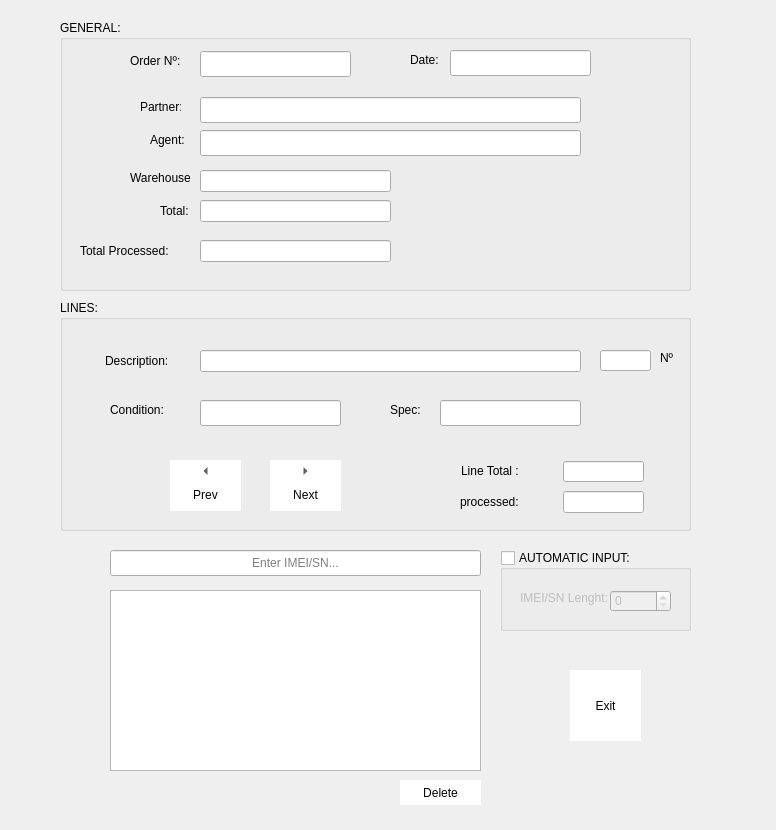
<?xml version="1.0" encoding="UTF-8"?>
<ui version="4.0">
 <class>OrderForm</class>
 <widget class="QDialog" name="OrderForm">
  <property name="geometry">
   <rect>
    <x>0</x>
    <y>0</y>
    <width>776</width>
    <height>830</height>
   </rect>
  </property>
  <property name="windowTitle">
   <string>Reception</string>
  </property>
  <property name="windowIcon">
   <iconset resource="../app/icons.qrc">
    <normaloff>:/warehouse</normaloff>:/warehouse</iconset>
  </property>
  <property name="styleSheet">
   <string notr="true"/>
  </property>
  <property name="modal">
   <bool>false</bool>
  </property>
  <widget class="QToolButton" name="exit_tool_buttom">
   <property name="geometry">
    <rect>
     <x>570</x>
     <y>670</y>
     <width>71</width>
     <height>71</height>
    </rect>
   </property>
   <property name="focusPolicy">
    <enum>Qt::NoFocus</enum>
   </property>
   <property name="layoutDirection">
    <enum>Qt::LeftToRight</enum>
   </property>
   <property name="styleSheet">
    <string notr="true">background: white;</string>
   </property>
   <property name="text">
    <string>Exit</string>
   </property>
   <property name="icon">
    <iconset resource="../app/icons.qrc">
     <normaloff>:/exit</normaloff>:/exit</iconset>
   </property>
   <property name="iconSize">
    <size>
     <width>24</width>
     <height>24</height>
    </size>
   </property>
   <property name="checkable">
    <bool>false</bool>
   </property>
   <property name="toolButtonStyle">
    <enum>Qt::ToolButtonTextUnderIcon</enum>
   </property>
   <property name="autoRaise">
    <bool>true</bool>
   </property>
  </widget>
  <widget class="QToolButton" name="delete_imei_tool_button">
   <property name="geometry">
    <rect>
     <x>400</x>
     <y>780</y>
     <width>81</width>
     <height>25</height>
    </rect>
   </property>
   <property name="layoutDirection">
    <enum>Qt::LeftToRight</enum>
   </property>
   <property name="styleSheet">
    <string notr="true">background: white;</string>
   </property>
   <property name="text">
    <string>Delete</string>
   </property>
   <property name="icon">
    <iconset resource="../app/icons.qrc">
     <normaloff>:/delete</normaloff>:/delete</iconset>
   </property>
   <property name="toolButtonStyle">
    <enum>Qt::ToolButtonTextBesideIcon</enum>
   </property>
   <property name="autoRaise">
    <bool>true</bool>
   </property>
  </widget>
  <widget class="QLineEdit" name="imei_line_edit">
   <property name="geometry">
    <rect>
     <x>110</x>
     <y>550</y>
     <width>371</width>
     <height>26</height>
    </rect>
   </property>
   <property name="inputMask">
    <string/>
   </property>
   <property name="text">
    <string/>
   </property>
   <property name="alignment">
    <set>Qt::AlignCenter</set>
   </property>
   <property name="placeholderText">
    <string>Enter IMEI/SN...</string>
   </property>
  </widget>
  <widget class="QListView" name="view">
   <property name="enabled">
    <bool>true</bool>
   </property>
   <property name="geometry">
    <rect>
     <x>110</x>
     <y>590</y>
     <width>371</width>
     <height>181</height>
    </rect>
   </property>
  </widget>
  <widget class="QGroupBox" name="groupBox">
   <property name="geometry">
    <rect>
     <x>60</x>
     <y>20</y>
     <width>631</width>
     <height>271</height>
    </rect>
   </property>
   <property name="title">
    <string>GENERAL:</string>
   </property>
   <widget class="QLabel" name="label_3">
    <property name="geometry">
     <rect>
      <x>20</x>
      <y>220</y>
      <width>111</width>
      <height>21</height>
     </rect>
    </property>
    <property name="text">
     <string>Total Processed:</string>
    </property>
   </widget>
   <widget class="QLineEdit" name="partner_line_edit">
    <property name="enabled">
     <bool>true</bool>
    </property>
    <property name="geometry">
     <rect>
      <x>140</x>
      <y>77</y>
      <width>381</width>
      <height>26</height>
     </rect>
    </property>
    <property name="minimumSize">
     <size>
      <width>381</width>
      <height>0</height>
     </size>
    </property>
    <property name="maximumSize">
     <size>
      <width>381</width>
      <height>16777215</height>
     </size>
    </property>
    <property name="readOnly">
     <bool>true</bool>
    </property>
   </widget>
   <widget class="QLabel" name="label">
    <property name="geometry">
     <rect>
      <x>100</x>
      <y>180</y>
      <width>41</width>
      <height>21</height>
     </rect>
    </property>
    <property name="text">
     <string>Total:</string>
    </property>
   </widget>
   <widget class="QLabel" name="Label4">
    <property name="geometry">
     <rect>
      <x>90</x>
      <y>110</y>
      <width>59</width>
      <height>20</height>
     </rect>
    </property>
    <property name="styleSheet">
     <string notr="true"/>
    </property>
    <property name="text">
     <string>Agent:</string>
    </property>
   </widget>
   <widget class="QLabel" name="Label5">
    <property name="geometry">
     <rect>
      <x>70</x>
      <y>150</y>
      <width>61</width>
      <height>16</height>
     </rect>
    </property>
    <property name="styleSheet">
     <string notr="true"/>
    </property>
    <property name="text">
     <string>Warehouse:</string>
    </property>
   </widget>
   <widget class="QLineEdit" name="agent_line_edit">
    <property name="enabled">
     <bool>true</bool>
    </property>
    <property name="geometry">
     <rect>
      <x>140</x>
      <y>110</y>
      <width>381</width>
      <height>26</height>
     </rect>
    </property>
    <property name="readOnly">
     <bool>true</bool>
    </property>
   </widget>
   <widget class="QLineEdit" name="order_total_line_edit">
    <property name="geometry">
     <rect>
      <x>140</x>
      <y>180</y>
      <width>191</width>
      <height>22</height>
     </rect>
    </property>
    <property name="readOnly">
     <bool>true</bool>
    </property>
   </widget>
   <widget class="QLabel" name="Label3">
    <property name="geometry">
     <rect>
      <x>80</x>
      <y>77</y>
      <width>41</width>
      <height>20</height>
     </rect>
    </property>
    <property name="styleSheet">
     <string notr="true"/>
    </property>
    <property name="text">
     <string>Partner:</string>
    </property>
   </widget>
   <widget class="QLineEdit" name="order_number_line_edit">
    <property name="enabled">
     <bool>true</bool>
    </property>
    <property name="geometry">
     <rect>
      <x>140</x>
      <y>31</y>
      <width>151</width>
      <height>26</height>
     </rect>
    </property>
    <property name="readOnly">
     <bool>true</bool>
    </property>
   </widget>
   <widget class="QLineEdit" name="warehouse_line_edit">
    <property name="enabled">
     <bool>true</bool>
    </property>
    <property name="geometry">
     <rect>
      <x>140</x>
      <y>150</y>
      <width>191</width>
      <height>22</height>
     </rect>
    </property>
    <property name="readOnly">
     <bool>true</bool>
    </property>
   </widget>
   <widget class="QLineEdit" name="total_processed_line_edit">
    <property name="geometry">
     <rect>
      <x>140</x>
      <y>220</y>
      <width>191</width>
      <height>22</height>
     </rect>
    </property>
    <property name="readOnly">
     <bool>true</bool>
    </property>
   </widget>
   <widget class="QLabel" name="Label2">
    <property name="geometry">
     <rect>
      <x>350</x>
      <y>30</y>
      <width>41</width>
      <height>20</height>
     </rect>
    </property>
    <property name="styleSheet">
     <string notr="true"/>
    </property>
    <property name="text">
     <string>Date:</string>
    </property>
   </widget>
   <widget class="QLabel" name="Label1">
    <property name="geometry">
     <rect>
      <x>70</x>
      <y>31</y>
      <width>71</width>
      <height>20</height>
     </rect>
    </property>
    <property name="styleSheet">
     <string notr="true"/>
    </property>
    <property name="text">
     <string>Order Nº:</string>
    </property>
   </widget>
   <widget class="QLineEdit" name="order_date_line_edit">
    <property name="enabled">
     <bool>true</bool>
    </property>
    <property name="geometry">
     <rect>
      <x>390</x>
      <y>30</y>
      <width>141</width>
      <height>26</height>
     </rect>
    </property>
    <property name="minimumSize">
     <size>
      <width>121</width>
      <height>0</height>
     </size>
    </property>
    <property name="readOnly">
     <bool>true</bool>
    </property>
   </widget>
  </widget>
  <widget class="QGroupBox" name="groupBox_2">
   <property name="geometry">
    <rect>
     <x>60</x>
     <y>300</y>
     <width>631</width>
     <height>231</height>
    </rect>
   </property>
   <property name="title">
    <string>LINES:</string>
   </property>
   <widget class="QToolButton" name="next_line_tool_button">
    <property name="geometry">
     <rect>
      <x>210</x>
      <y>160</y>
      <width>71</width>
      <height>51</height>
     </rect>
    </property>
    <property name="styleSheet">
     <string notr="true">background: white;</string>
    </property>
    <property name="text">
     <string>Next</string>
    </property>
    <property name="icon">
     <iconset resource="../app/icons.qrc">
      <normaloff>:/right_arrow</normaloff>:/right_arrow</iconset>
    </property>
    <property name="toolButtonStyle">
     <enum>Qt::ToolButtonTextUnderIcon</enum>
    </property>
    <property name="autoRaise">
     <bool>true</bool>
    </property>
    <property name="arrowType">
     <enum>Qt::RightArrow</enum>
    </property>
   </widget>
   <widget class="QLabel" name="Label6">
    <property name="geometry">
     <rect>
      <x>45</x>
      <y>50</y>
      <width>121</width>
      <height>21</height>
     </rect>
    </property>
    <property name="styleSheet">
     <string notr="true"/>
    </property>
    <property name="text">
     <string>Description:</string>
    </property>
   </widget>
   <widget class="QLineEdit" name="spec_line_edit">
    <property name="enabled">
     <bool>true</bool>
    </property>
    <property name="geometry">
     <rect>
      <x>380</x>
      <y>100</y>
      <width>141</width>
      <height>26</height>
     </rect>
    </property>
    <property name="minimumSize">
     <size>
      <width>121</width>
      <height>0</height>
     </size>
    </property>
    <property name="readOnly">
     <bool>true</bool>
    </property>
   </widget>
   <widget class="QWidget" name="layoutWidget">
    <property name="geometry">
     <rect>
      <x>400</x>
      <y>160</y>
      <width>185</width>
      <height>23</height>
     </rect>
    </property>
    <layout class="QHBoxLayout" name="horizontalLayout">
     <item>
      <widget class="QLabel" name="Label8">
       <property name="minimumSize">
        <size>
         <width>95</width>
         <height>20</height>
        </size>
       </property>
       <property name="maximumSize">
        <size>
         <width>95</width>
         <height>20</height>
        </size>
       </property>
       <property name="text">
        <string>Line Total :</string>
       </property>
      </widget>
     </item>
     <item>
      <widget class="QLineEdit" name="line_total_line_edit">
       <property name="enabled">
        <bool>true</bool>
       </property>
       <property name="minimumSize">
        <size>
         <width>81</width>
         <height>21</height>
        </size>
       </property>
       <property name="maximumSize">
        <size>
         <width>81</width>
         <height>21</height>
        </size>
       </property>
       <property name="readOnly">
        <bool>true</bool>
       </property>
      </widget>
     </item>
    </layout>
   </widget>
   <widget class="QLineEdit" name="condition_line_edit">
    <property name="enabled">
     <bool>true</bool>
    </property>
    <property name="geometry">
     <rect>
      <x>140</x>
      <y>100</y>
      <width>141</width>
      <height>26</height>
     </rect>
    </property>
    <property name="minimumSize">
     <size>
      <width>121</width>
      <height>0</height>
     </size>
    </property>
    <property name="readOnly">
     <bool>true</bool>
    </property>
   </widget>
   <widget class="QLineEdit" name="number_line_edit">
    <property name="enabled">
     <bool>true</bool>
    </property>
    <property name="geometry">
     <rect>
      <x>540</x>
      <y>50</y>
      <width>51</width>
      <height>21</height>
     </rect>
    </property>
    <property name="readOnly">
     <bool>true</bool>
    </property>
   </widget>
   <widget class="QLabel" name="Label2_2">
    <property name="geometry">
     <rect>
      <x>50</x>
      <y>100</y>
      <width>81</width>
      <height>20</height>
     </rect>
    </property>
    <property name="styleSheet">
     <string notr="true"/>
    </property>
    <property name="text">
     <string>Condition:</string>
    </property>
   </widget>
   <widget class="QLabel" name="Label2_3">
    <property name="geometry">
     <rect>
      <x>330</x>
      <y>100</y>
      <width>41</width>
      <height>20</height>
     </rect>
    </property>
    <property name="styleSheet">
     <string notr="true"/>
    </property>
    <property name="text">
     <string>Spec:</string>
    </property>
   </widget>
   <widget class="QLineEdit" name="description_line_edit">
    <property name="enabled">
     <bool>true</bool>
    </property>
    <property name="geometry">
     <rect>
      <x>140</x>
      <y>50</y>
      <width>381</width>
      <height>22</height>
     </rect>
    </property>
    <property name="readOnly">
     <bool>true</bool>
    </property>
   </widget>
   <widget class="QWidget" name="layoutWidget">
    <property name="geometry">
     <rect>
      <x>400</x>
      <y>190</y>
      <width>184</width>
      <height>24</height>
     </rect>
    </property>
    <layout class="QHBoxLayout" name="horizontalLayout_2">
     <item>
      <widget class="QLabel" name="Label10">
       <property name="layoutDirection">
        <enum>Qt::LeftToRight</enum>
       </property>
       <property name="text">
        <string>processed:</string>
       </property>
      </widget>
     </item>
     <item>
      <widget class="QLineEdit" name="processed_line_edit">
       <property name="enabled">
        <bool>true</bool>
       </property>
       <property name="minimumSize">
        <size>
         <width>81</width>
         <height>22</height>
        </size>
       </property>
       <property name="maximumSize">
        <size>
         <width>81</width>
         <height>22</height>
        </size>
       </property>
       <property name="layoutDirection">
        <enum>Qt::LeftToRight</enum>
       </property>
       <property name="readOnly">
        <bool>true</bool>
       </property>
      </widget>
     </item>
    </layout>
   </widget>
   <widget class="QLabel" name="label_2">
    <property name="geometry">
     <rect>
      <x>600</x>
      <y>50</y>
      <width>21</width>
      <height>16</height>
     </rect>
    </property>
    <property name="text">
     <string>Nº</string>
    </property>
   </widget>
   <widget class="QToolButton" name="prev_line_button">
    <property name="geometry">
     <rect>
      <x>110</x>
      <y>160</y>
      <width>71</width>
      <height>51</height>
     </rect>
    </property>
    <property name="styleSheet">
     <string notr="true">background: white;</string>
    </property>
    <property name="text">
     <string>Prev</string>
    </property>
    <property name="icon">
     <iconset resource="../app/icons.qrc">
      <normaloff>:/cancel</normaloff>:/cancel</iconset>
    </property>
    <property name="toolButtonStyle">
     <enum>Qt::ToolButtonTextUnderIcon</enum>
    </property>
    <property name="autoRaise">
     <bool>true</bool>
    </property>
    <property name="arrowType">
     <enum>Qt::LeftArrow</enum>
    </property>
   </widget>
  </widget>
  <widget class="QGroupBox" name="automatic_input">
   <property name="geometry">
    <rect>
     <x>500</x>
     <y>550</y>
     <width>191</width>
     <height>81</height>
    </rect>
   </property>
   <property name="title">
    <string>AUTOMATIC INPUT:</string>
   </property>
   <property name="checkable">
    <bool>true</bool>
   </property>
   <property name="checked">
    <bool>false</bool>
   </property>
   <widget class="QSpinBox" name="lenght">
    <property name="geometry">
     <rect>
      <x>110</x>
      <y>40</y>
      <width>61</width>
      <height>22</height>
     </rect>
    </property>
   </widget>
   <widget class="QLabel" name="label_4">
    <property name="geometry">
     <rect>
      <x>20</x>
      <y>40</y>
      <width>91</width>
      <height>16</height>
     </rect>
    </property>
    <property name="text">
     <string>IMEI/SN Lenght:</string>
    </property>
   </widget>
  </widget>
 </widget>
 <tabstops>
  <tabstop>order_number_line_edit</tabstop>
  <tabstop>order_date_line_edit</tabstop>
  <tabstop>partner_line_edit</tabstop>
  <tabstop>agent_line_edit</tabstop>
  <tabstop>warehouse_line_edit</tabstop>
  <tabstop>description_line_edit</tabstop>
  <tabstop>imei_line_edit</tabstop>
  <tabstop>view</tabstop>
  <tabstop>delete_imei_tool_button</tabstop>
 </tabstops>
 <resources>
  <include location="../app/icons.qrc"/>
 </resources>
 <connections>
  <connection>
   <sender>exit_tool_buttom</sender>
   <signal>clicked()</signal>
   <receiver>OrderForm</receiver>
   <slot>close()</slot>
   <hints>
    <hint type="sourcelabel">
     <x>557</x>
     <y>796</y>
    </hint>
    <hint type="destinationlabel">
     <x>174</x>
     <y>732</y>
    </hint>
   </hints>
  </connection>
 </connections>
</ui>
